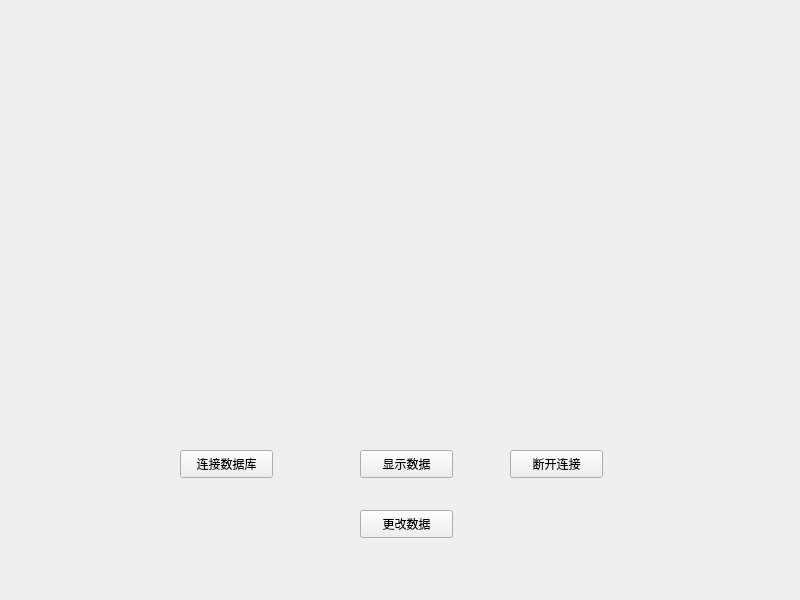
<?xml version="1.0" encoding="UTF-8"?>
<ui version="4.0">
 <class>Widget</class>
 <widget class="QWidget" name="Widget">
  <property name="geometry">
   <rect>
    <x>0</x>
    <y>0</y>
    <width>800</width>
    <height>600</height>
   </rect>
  </property>
  <property name="windowTitle">
   <string>Widget</string>
  </property>
  <widget class="QPushButton" name="pushButton">
   <property name="geometry">
    <rect>
     <x>180</x>
     <y>450</y>
     <width>93</width>
     <height>28</height>
    </rect>
   </property>
   <property name="text">
    <string>连接数据库</string>
   </property>
  </widget>
  <widget class="QPushButton" name="pushButton_3">
   <property name="geometry">
    <rect>
     <x>360</x>
     <y>450</y>
     <width>93</width>
     <height>28</height>
    </rect>
   </property>
   <property name="text">
    <string>显示数据</string>
   </property>
  </widget>
  <widget class="QPushButton" name="pushButton_2">
   <property name="geometry">
    <rect>
     <x>510</x>
     <y>450</y>
     <width>93</width>
     <height>28</height>
    </rect>
   </property>
   <property name="text">
    <string>断开连接</string>
   </property>
  </widget>
  <widget class="QPushButton" name="pushButton_4">
   <property name="geometry">
    <rect>
     <x>360</x>
     <y>510</y>
     <width>93</width>
     <height>28</height>
    </rect>
   </property>
   <property name="text">
    <string>更改数据</string>
   </property>
  </widget>
 </widget>
 <resources/>
 <connections/>
</ui>
